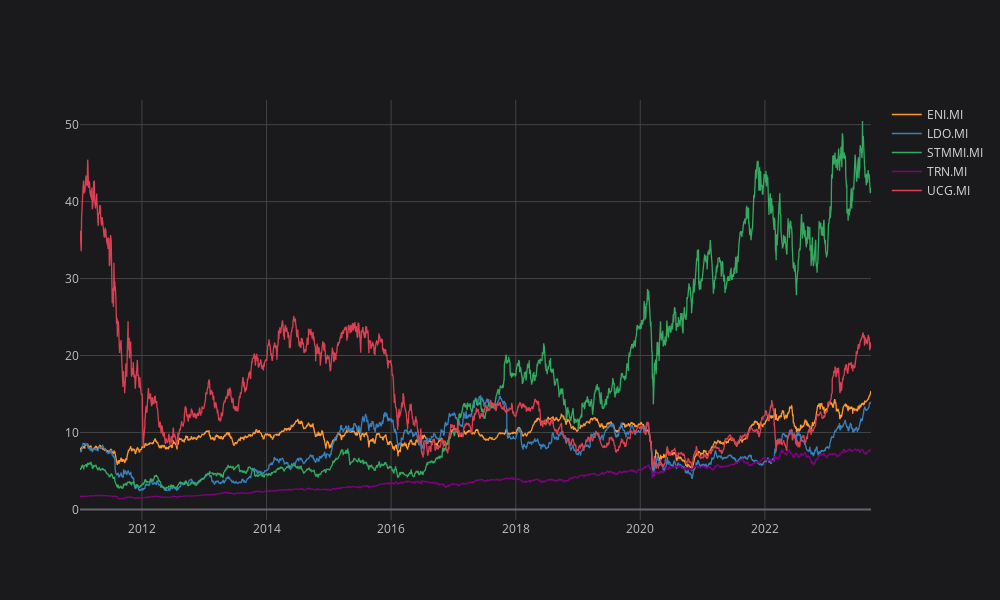

The notebook cell saved with this chart:
### Code cell
# Plot price history
configure_plotly_browser_state()
df.iplot(kind='line')

### Figure 1 — Plotly figure (JSON) as saved in the notebook; plotly's stock layout.template omitted (floating-point values rounded to 4 significant figures; data arrays with more than 128 entries replaced by an {"elided": "..."} marker saying what was removed)
{"data": [{"line": {"color": "rgba(255, 153, 51, 1.0)", "dash": "solid", "shape": "linear", "width": 1.3}, "mode": "lines", "name": "ENI.MI", "text": "", "type": "scatter", "x": {"elided": "3230 str values"}, "y": {"elided": "3230 float values"}}, {"line": {"color": "rgba(55, 128, 191, 1.0)", "dash": "solid", "shape": "linear", "width": 1.3}, "mode": "lines", "name": "LDO.MI", "text": "", "type": "scatter", "x": {"elided": "3230 str values"}, "y": {"elided": "3230 float values"}}, {"line": {"color": "rgba(50, 171, 96, 1.0)", "dash": "solid", "shape": "linear", "width": 1.3}, "mode": "lines", "name": "STMMI.MI", "text": "", "type": "scatter", "x": {"elided": "3230 str values"}, "y": {"elided": "3230 float values"}}, {"line": {"color": "rgba(128, 0, 128, 1.0)", "dash": "solid", "shape": "linear", "width": 1.3}, "mode": "lines", "name": "TRN.MI", "text": "", "type": "scatter", "x": {"elided": "3230 str values"}, "y": {"elided": "3230 float values"}}, {"line": {"color": "rgba(219, 64, 82, 1.0)", "dash": "solid", "shape": "linear", "width": 1.3}, "mode": "lines", "name": "UCG.MI", "text": "", "type": "scatter", "x": {"elided": "3230 str values"}, "y": {"elided": "3230 float values"}}], "layout": {"height": 600, "legend": {"bgcolor": "#1A1A1C", "font": {"color": "#D9D9D9"}}, "paper_bgcolor": "#1A1A1C", "plot_bgcolor": "#1A1A1C", "title": {"font": {"color": "#D9D9D9"}}, "width": 1000, "xaxis": {"gridcolor": "#434343", "showgrid": true, "tickfont": {"color": "#C2C2C2"}, "title": {"font": {"color": "#D9D9D9"}, "text": ""}, "zerolinecolor": "#666570"}, "yaxis": {"gridcolor": "#434343", "showgrid": true, "tickfont": {"color": "#C2C2C2"}, "title": {"font": {"color": "#D9D9D9"}, "text": ""}, "zerolinecolor": "#666570"}}}
